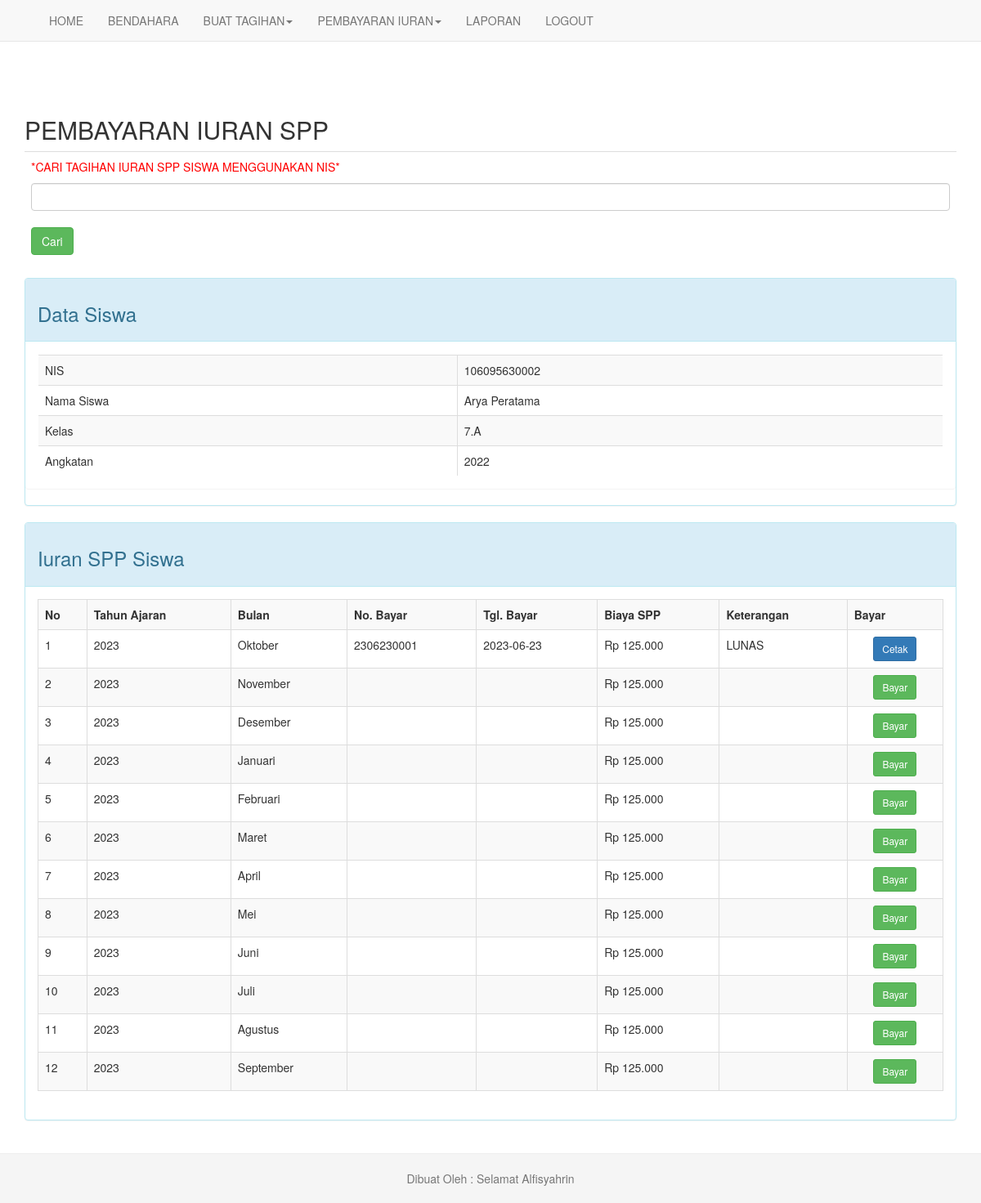
/pembayaran_spp.php?nis=106095630002 (signed in), run on the app's committed database.
### tables this page shows
CREATE TABLE `tb_siswa` (
  `nis` varchar(25) NOT NULL,
  `nama_siswa` text NOT NULL,
  `kd_angkatan` varchar(11) NOT NULL,
  `kd_kelas` varchar(11) NOT NULL
);

CREATE TABLE `tb_kelas` (
  `kd_kelas` varchar(11) NOT NULL,
  `nama_kelas` varchar(11) NOT NULL,
  `wali_kelas` text NOT NULL
);

CREATE TABLE `tb_angkatan` (
  `kd_angkatan` varchar(11) NOT NULL,
  `tahun_angkatan` int(11) NOT NULL,
  `spp` int(11) NOT NULL
);

CREATE TABLE `tb_tagihan_spp` (
  `id_tagihan` int(11) NOT NULL,
  `kd_spp` varchar(11) DEFAULT NULL,
  `nis` varchar(25) DEFAULT NULL,
  `tahun_ajaran` varchar(25) DEFAULT NULL,
  `bulan` varchar(25) DEFAULT NULL,
  `tglbayar` date DEFAULT NULL,
  `nobayar` varchar(25) DEFAULT NULL,
  `biaya_spp` int(11) DEFAULT NULL,
  `ket` varchar(25) DEFAULT NULL
);

### fungsi.php (called while the page is built)
<?php
function buatrp($angka){
    $rupiah="Rp ".number_format($angka,0,',','.');
    return $rupiah;
}
?>

### pembayaran_spp.php (the view, shortened to what this page needs)
<?php include "header.php" ?>
<div class="container">
<h2>PEMBAYARAN IURAN SPP</h2>
<form action="" method="GET">
    <table class="table">
        <tr>
            <td>
                <p  style="color: red;">*CARI TAGIHAN IURAN SPP SISWA MENGGUNAKAN NIS*</p>
                <input type="text" class="form-control" name="nis"/><br>
                <button class="btn btn-success" type="submit" name="search" value="Cari NIS">Cari</button>
            </td>
        </tr>
    </table>
</form>
<?php
if(isset($_GET['nis']) && $_GET['nis']!=''){
	$sqlSiswa = mysqli_query($konek, "SELECT tb_siswa.*,tb_kelas.*,tb_angkatan.* FROM tb_siswa JOIN
    tb_kelas ON tb_siswa.kd_kelas=tb_kelas.kd_kelas JOIN tb_angkatan ON tb_siswa.kd_angkatan=tb_angkatan.kd_angkatan WHERE nis='$_GET[nis]'");
	$ds=mysqli_fetch_array($sqlSiswa);
	$nis = $ds['nis'];
?>
<div class="panel panel-info">
	<div class="panel-heading">
<h3>Data Siswa</h3>
</div>
<div class="panel panel-body">
    <div class="table-responsive">
    <table class="table table-bordered table-striped">
		<tr>
		<td>NIS</td>
		<td><?php echo $ds['nis']; ?></td>
	</tr>
	<tr>
		<td>Nama Siswa</td>
		<td><?php echo $ds['nama_siswa']; ?></td>
	</tr>
	<tr>
		<td>Kelas</td>
		<td><?php echo $ds['nama_kelas']; ?></td>
	</tr>
    <tr>
		<td>Angkatan</td>
		<td><?php echo $ds['tahun_angkatan']; ?></td>
	</tr>
	</table>
    </div>
</div>
</div>
<div class="panel panel-info">
    <div class="panel-heading">
        <h3>Iuran SPP Siswa</h3>
    </div>
    <div class="panel-body">
        <div class="table-responsive">
        <table class="table table-bordered table-striped">
        <tr>
            <th>No</th>
            <th>Tahun Ajaran</th>
            <th>Bulan</th>
            <th>No. Bayar</th>
            <th>Tgl. Bayar</th>
            <th>Biaya SPP</th>
            <th>Keterangan</th>
            <th>Bayar</th>
	    </tr>
        <?php
        $sql = mysqli_query($konek, "SELECT tb_tagihan_spp.*,tb_siswa.*,tb_kelas.* FROM tb_tagihan_spp JOIN tb_siswa ON tb_tagihan_spp.nis=tb_siswa.nis JOIN tb_kelas ON tb_siswa.kd_kelas=tb_kelas.kd_kelas WHERE tb_tagihan_spp.nis='$ds[nis]' ORDER BY id_tagihan ASC");
        $no=1;
        while($d=mysqli_fetch_array($sql)){
            echo "<td>$no</td>
            <td>$d[tahun_ajaran]</td>
            <td>$d[bulan]</td>
            <td>$d[nobayar]</td>
            <td>$d[tglbayar]</td>
            <td>".buatrp($d['biaya_spp'])."</td>
            <td>$d[ket]</td>
            <td align='center'>";
                if($d['nobayar']==''){
                    echo "<a class='btn btn-success btn-sm' href='proses_pembayaran_spp.php?nis=$nis&act=bayar&id=$d[id_tagihan]'>Bayar</a>";
                }else{
                    echo "<a class='btn btn-primary btn-sm' href='cetak_slip_spp.php?nis=$nis&act=bayar&id=$d[id_tagihan]'target='_blank'>Cetak</a> ";
                }
            echo "</td>
        </tr>";
        $no++;
        }
	    ?>
        </table>
        </div>
    </div>
</div>
<?php
}
?>
</div>
<?php include "footer.php" ?>

### assets/style.css (style rules this page uses)
html { position: relative; min-height: 100%; }
body { margin-bottom: 60px; }
body > .container { padding: 60px 15px 0; }

### data on the page
tb_siswa: nis "106095630002", nama_siswa "Arya Peratama", kd_kelas.nama_kelas "7.A", kd_angkatan.tahun_angkatan "2022"
tb_tagihan_spp: tahun_ajaran "2023", bulan "Oktober", nobayar "2306230001", tglbayar "2023-06-23", biaya_spp "Rp 125.000", ket "LUNAS"
tb_tagihan_spp: tahun_ajaran "2023", bulan "November", biaya_spp "Rp 125.000"
tb_tagihan_spp: tahun_ajaran "2023", bulan "Desember", biaya_spp "Rp 125.000"
tb_tagihan_spp: tahun_ajaran "2023", bulan "Januari", biaya_spp "Rp 125.000"
tb_tagihan_spp: tahun_ajaran "2023", bulan "Februari", biaya_spp "Rp 125.000"
tb_tagihan_spp: tahun_ajaran "2023", bulan "Maret", biaya_spp "Rp 125.000"
tb_tagihan_spp: tahun_ajaran "2023", bulan "April", biaya_spp "Rp 125.000"
tb_tagihan_spp: tahun_ajaran "2023", bulan "Mei", biaya_spp "Rp 125.000"
tb_tagihan_spp: tahun_ajaran "2023", bulan "Juni", biaya_spp "Rp 125.000"
tb_tagihan_spp: tahun_ajaran "2023", bulan "Juli", biaya_spp "Rp 125.000"
tb_tagihan_spp: tahun_ajaran "2023", bulan "Agustus", biaya_spp "Rp 125.000"
tb_tagihan_spp: tahun_ajaran "2023", bulan "September", biaya_spp "Rp 125.000"
